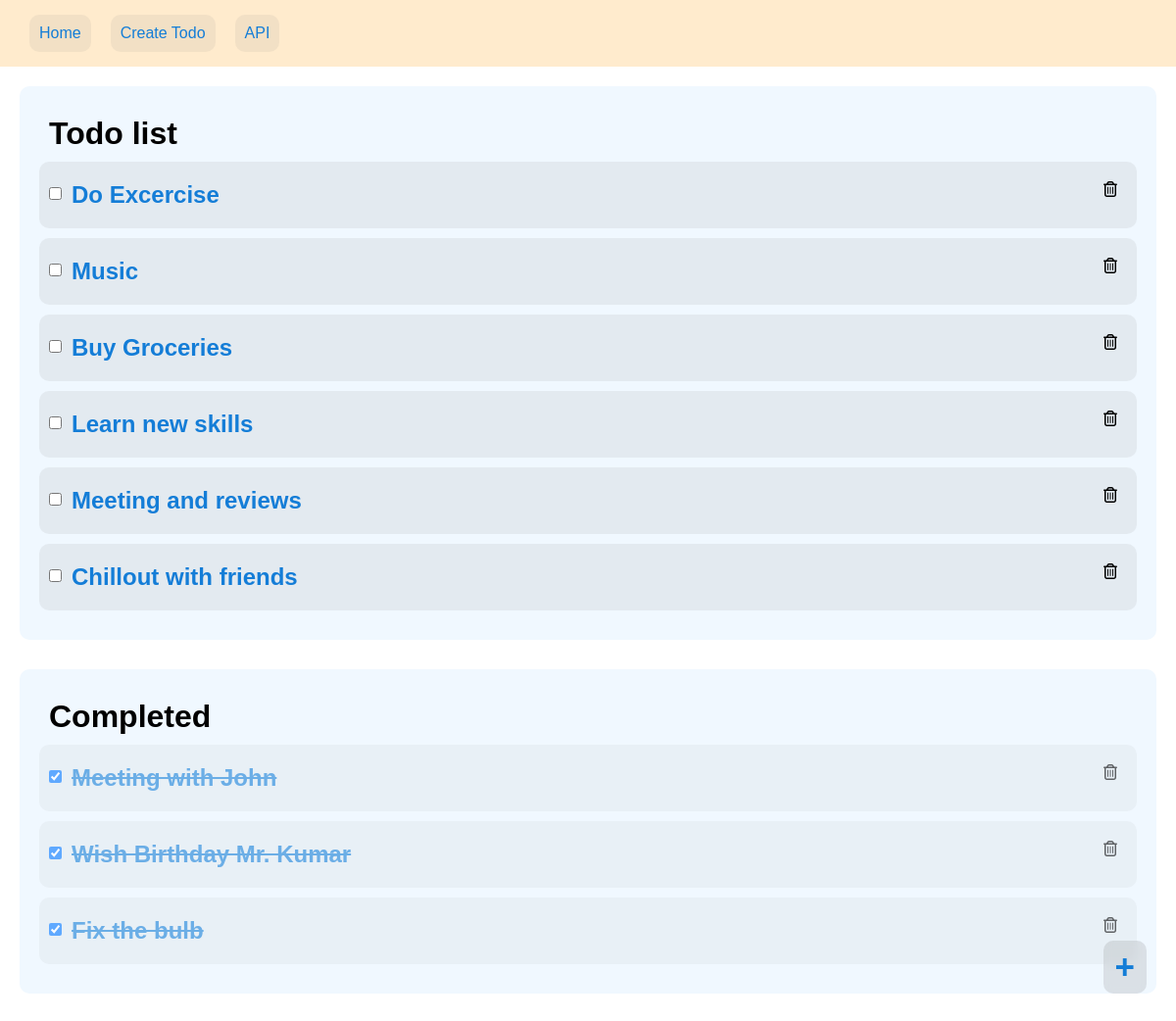
/todo/, run on an earlier commit of the app's database.
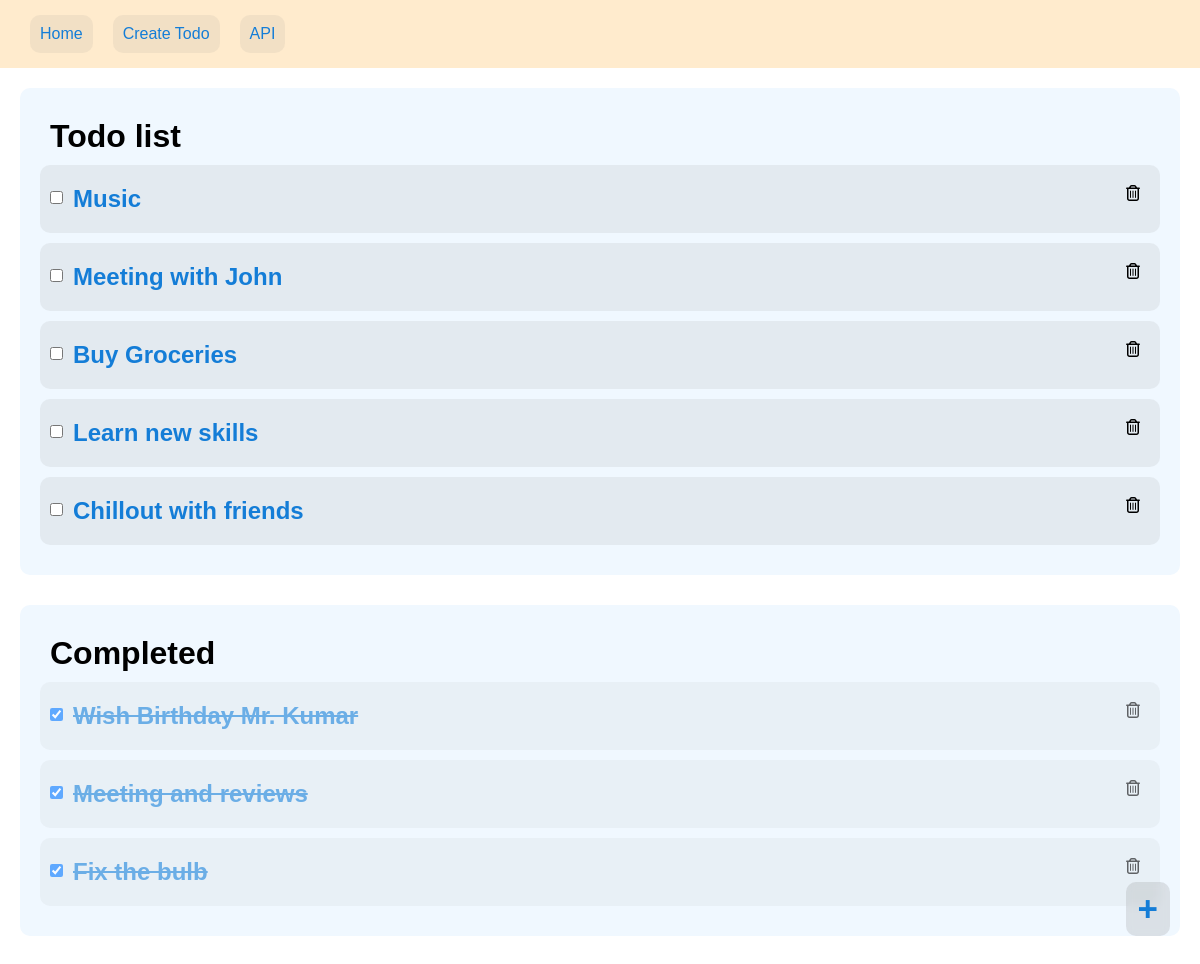
And on a later commit of the database.
### todo/models.py (models this page shows)
class BaseModel(models.Model):
    uid = models.UUIDField(
        primary_key=True, editable=False, default=uuid.uuid4)
    created_at = models.DateField(auto_now=True)
    updated_at = models.DateField(auto_now_add=True)
    class Meta:
        abstract = True

class Todo(BaseModel):
    todo_title = models.CharField(max_length=100)
    todo_description = models.TextField(default="", null=True, blank=True)
    is_done = models.BooleanField(default=False)

### todo/views.py (the view)
# urls.py: path('', todoHome, name='todoHome'),
def todoHome(request):
    try:
        todo = Todo.objects.filter(is_done=False)
        todoCompleted = Todo.objects.filter(is_done=True)
        try:
            todo_count = Todo_page_view_count.objects.get(id=1)
            todo_count.todo_home_view_count += 1
            todo_count.save()
        except:
            pass
        try:
            if request.method == "POST":
                uid = request.POST["uid"]
                todo = Todo.objects.get(uid=uid)
                try:
                    if request.POST["done"] == "on":
                        done = True
                except:
                    done = False
                data = {"is_done": done}
                serializer = TodoSerializer(todo, data=data, partial=True)
                if serializer.is_valid():
                    serializer.save()
                return redirect(todoURl)
        except:
            pass
    except:
        pass
    return render(request, "todohome.html", {'todo': todo, 'todoCompleted': todoCompleted})

### todo/templates/todohome.html (shortened to what this page needs)
{% extends 'todobase.html' %}{% block page %}
<div>
    <div class="fixed"><a href="{% url 'todoCreate' %}">+</a></div>
    <div class="todo-container">
        <h1>Todo list</h1>
        {% for i in todo %}
        <div class="todos">
            <span class="todo-done">
                <form action="" method="POST" class="donesubmit" enctype="multipart/form-data">
                    {% if i.is_done %}
                    <input type="checkbox" id="done" name="done" checked onclick="event.preventDefault();this.closest('form').submit();"/>
                    {%else%}
                    <input type="checkbox" id="done" name="done" onclick="event.preventDefault();this.closest('form').submit();"/>
                    {%endif%}
                </form>
            </span>
            <div class="todo-info">
                <div class="dropdown-btn" onclick="toggle(1)">
                    <h2><a href="{% url 'todoUpdate' i.uid %}">{{i.todo_title}}</a></h2>
                </div>
            </div>
            <span class="todo-del"><a href="{% url 'todoDelete' i.uid %}"></a></span>
        </div>
        {%empty%}
        <p class="todos">There is no Todo</p>
        {%endfor%}
    </div>
</div>
<div>
    <div class="todo-container">
        <h1>Completed</h1>
        {% for i in todoCompleted %}
        <div class="todos fade">
            <span class="todo-done">
                <form action="" method="POST" class="donesubmit" enctype="multipart/form-data">
                    {% if i.is_done %}
                    <input type="checkbox" id="done" name="done" checked onclick="event.preventDefault();this.closest('form').submit();"/>
                    {%else%}
                    <input type="checkbox" id="done" name="done" onclick="event.preventDefault();this.closest('form').submit();"/>
                    {%endif%}
                </form>
            </span>
            <div class="todo-info">
                <div class="dropdown-btn" onclick="toggle(1)">
                    <h2><a href="{% url 'todoUpdate' i.uid %}"><del>{{i.todo_title}}</del></a></h2>
                </div>
            </div>
            <span class="todo-del"><a href="{% url 'todoDelete' i.uid %}"></a></span>
        </div>
        {%empty%}
        <p class="todos">There is no completed Todo's</p>
        {%endfor%}
    </div>
</div>
{%endblock%}

What changed in the data, as far as the page shows it:
removed Todo: todo_title "Do Excercise", shown under "Todo list"
changed Todo "Meeting with John": moves from the list under "Completed" to the list under "Todo list"
changed Todo "Meeting and reviews": moves from the list under "Todo list" to the list under "Completed"
